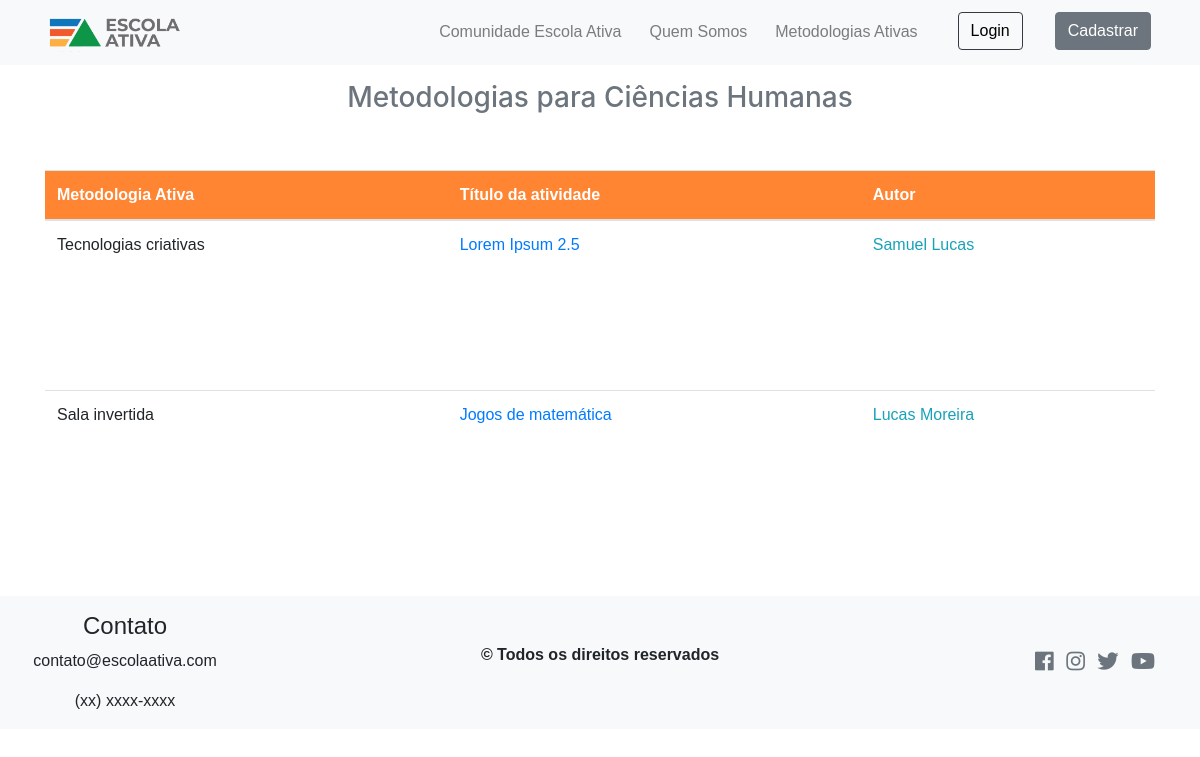
The app's page /categoria.php?categoria=Ciências Humanas with its own data.
### tables this page shows
CREATE TABLE `atividades` (
  `id_atividade` int(11) NOT NULL AUTO_INCREMENT,
  `disciplina` varchar(50) NOT NULL,
  `metodologia` varchar(30) NOT NULL,
  `titulo` varchar(50) NOT NULL,
  `descricao` text NOT NULL,
  `links` varchar(100) NOT NULL,
  `termo` int(11) NOT NULL,
  `autor` int(11) DEFAULT NULL,
  PRIMARY KEY (`id_atividade`),
  KEY `autor` (`autor`),
  CONSTRAINT `atividades_ibfk_1` FOREIGN KEY (`autor`) REFERENCES `usuarios` (`id_usuario`)
);

CREATE TABLE `usuarios` (
  `id_usuario` int(11) NOT NULL AUTO_INCREMENT,
  `nome` varchar(60) NOT NULL,
  `sobrenome` varchar(60) NOT NULL,
  `genero` varchar(12) DEFAULT NULL,
  `perfil` varchar(60) NOT NULL,
  `email` varchar(100) NOT NULL,
  `senha` varchar(100) NOT NULL,
  PRIMARY KEY (`id_usuario`)
);

### categoria.php (the view)
<?php
    require_once "php/actions/conexao.php";
    include_once "php/includes/head.php";
    include_once "php/includes/header.php";
    $categoria = $_GET['categoria'];
?>
    <h3 class="text-center text-secondary mt-3">Metodologias para <?php echo $categoria; ?></h3>
    <div class="container d-flex justify-content-center mb-4 pt-4" style="min-height: 450px;">
    <table class="table table-hover mt-4">
        <thead style="background: #ff8533; color: #fff;">
            <tr>
                <th scope="col">Metodologia Ativa</th>
                <th scope="col">Título da atividade</th>
                <th scope="col">Autor</th>
            </tr>
        </thead>
        <tbody>
<?php
    $sql = "select atividades.id_atividade, atividades.disciplina, atividades.metodologia, atividades.titulo,
    atividades.descricao, atividades.links, usuarios.nome, usuarios.sobrenome from atividades join usuarios
    on usuarios.id_usuario = atividades.autor where atividades.disciplina = '$categoria'
    order by atividades.id_atividade desc;";
    $result = $conn->query($sql);
    while($row = mysqli_fetch_assoc($result)) {
?>
            <tr>
                <td><?php echo $row['metodologia']; ?></td>
                <td><a href="detalhe.php?idatividade=<?php echo $row['id_atividade']; ?>" class="text-primary"><?php echo $row['titulo']; ?></a></td>
                <td><a href="#" class="text-info"><?php echo $row['nome'].' '.$row['sobrenome']; ?></a></td>
            </tr>
    <?php } ?>
            </tbody>
        </table>
    </div>
<?php
    include_once "php/includes/footer.php";
    include_once "php/includes/final_html.php";
?>

### css/style.css (style rules this page uses)
* { margin: 0; padding: 0; font-family: Arial, Helvetica, sans-serif; font-size: 16px; }
.container a { text-decoration: none; color: black; }

### records on screen
atividades: metodologia "Tecnologias criativas", titulo "Lorem Ipsum 2.5", autor.nome "Samuel", autor.sobrenome "Lucas"
atividades: metodologia "Sala invertida", titulo "Jogos de matemática", autor.nome "Lucas", autor.sobrenome "Moreira"

### other values on screen
$categoria "Ciências Humanas"
